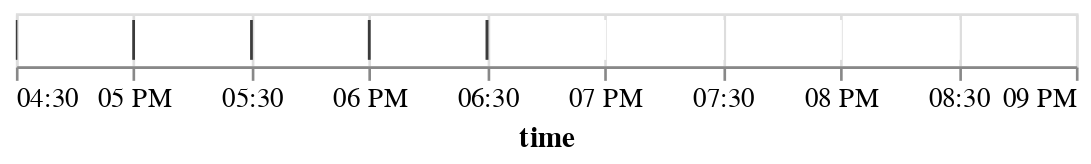

Source (notebook cell):
### Code cell
plot_rug(m_df.tidy())

### Figure 1 — Vega-Lite specification as saved in the notebook (floating-point values rounded to 4 significant figures)
{"config": {"view": {"continuousWidth": 400, "continuousHeight": 300}}, "data": {"name": "data-78793625ad331c69629763c17f6779c5"}, "mark": {"type": "tick", "color": "black"}, "encoding": {"color": {"condition": {"value": "white", "test": "datum.is_present"}, "value": "black"}, "x": {"field": "time", "type": "temporal"}}, "params": [{"name": "param_1", "select": {"type": "interval"}, "bind": "scales"}], "$schema": "https://vega.github.io/schema/vega-lite/v5.2.0.json", "datasets": {"data-78793625ad331c69629763c17f6779c5": [{"time": "2000-06-15T16:30:00", "variable": "TA", "value": 14.65, "is_present": false}, {"time": "2000-06-15T17:00:00", "variable": "TA", "value": 14.22, "is_present": false}, {"time": "2000-06-15T17:30:00", "variable": "TA", "value": 14.11, "is_present": false}, {"time": "2000-06-15T18:00:00", "variable": "TA", "value": 14.23, "is_present": false}, {"time": "2000-06-15T18:30:00", "variable": "TA", "value": 14.4, "is_present": false}, {"time": "2000-06-15T19:00:00", "variable": "TA", "value": 14.09, "is_present": true}, {"time": "2000-06-15T19:30:00", "variable": "TA", "value": 13.71, "is_present": true}, {"time": "2000-06-15T20:00:00", "variable": "TA", "value": 13.08, "is_present": true}, {"time": "2000-06-15T20:30:00", "variable": "TA", "value": 12.41, "is_present": true}, {"time": "2000-06-15T21:00:00", "variable": "TA", "value": 12.27, "is_present": true}, {"time": "2000-06-15T16:30:00", "variable": "SW_IN", "value": 468.2, "is_present": true}, {"time": "2000-06-15T17:00:00", "variable": "SW_IN", "value": 224.8, "is_present": true}, {"time": "2000-06-15T17:30:00", "variable": "SW_IN", "value": 195.3, "is_present": true}, {"time": "2000-06-15T18:00:00", "variable": "SW_IN", "value": 244.2, "is_present": true}, {"time": "2000-06-15T18:30:00", "variable": "SW_IN", "value": 253.9, "is_present": true}, {"time": "2000-06-15T19:00:00", "variable": "SW_IN", "value": 177.3, "is_present": true}, {"time": "2000-06-15T19:30:00", "variable": "SW_IN", "value": 97.07, "is_present": true}, {"time": "2000-06-15T20:00:00", "variable": "SW_IN", "value": 39.71, "is_present": true}, {"time": "2000-06-15T20:30:00", "variable": "SW_IN", "value": 10.65, "is_present": true}, {"time": "2000-06-15T21:00:00", "variable": "SW_IN", "value": 0.32, "is_present": true}, {"time": "2000-06-15T16:30:00", "variable": "VPD", "value": 6.454, "is_present": false}, {"time": "2000-06-15T17:00:00", "variable": "VPD", "value": 5.799, "is_present": false}, {"time": "2000-06-15T17:30:00", "variable": "VPD", "value": 6.577, "is_present": false}, {"time": "2000-06-15T18:00:00", "variable": "VPD", "value": 6.931, "is_present": false}, {"time": "2000-06-15T18:30:00", "variable": "VPD", "value": 7.286, "is_present": false}, {"time": "2000-06-15T19:00:00", "variable": "VPD", "value": 7.251, "is_present": true}, {"time": "2000-06-15T19:30:00", "variable": "VPD", "value": 6.683, "is_present": true}, {"time": "2000-06-15T20:00:00", "variable": "VPD", "value": 5.851, "is_present": true}, {"time": "2000-06-15T20:30:00", "variable": "VPD", "value": 5.254, "is_present": true}, {"time": "2000-06-15T21:00:00", "variable": "VPD", "value": 5.164, "is_present": true}]}}
